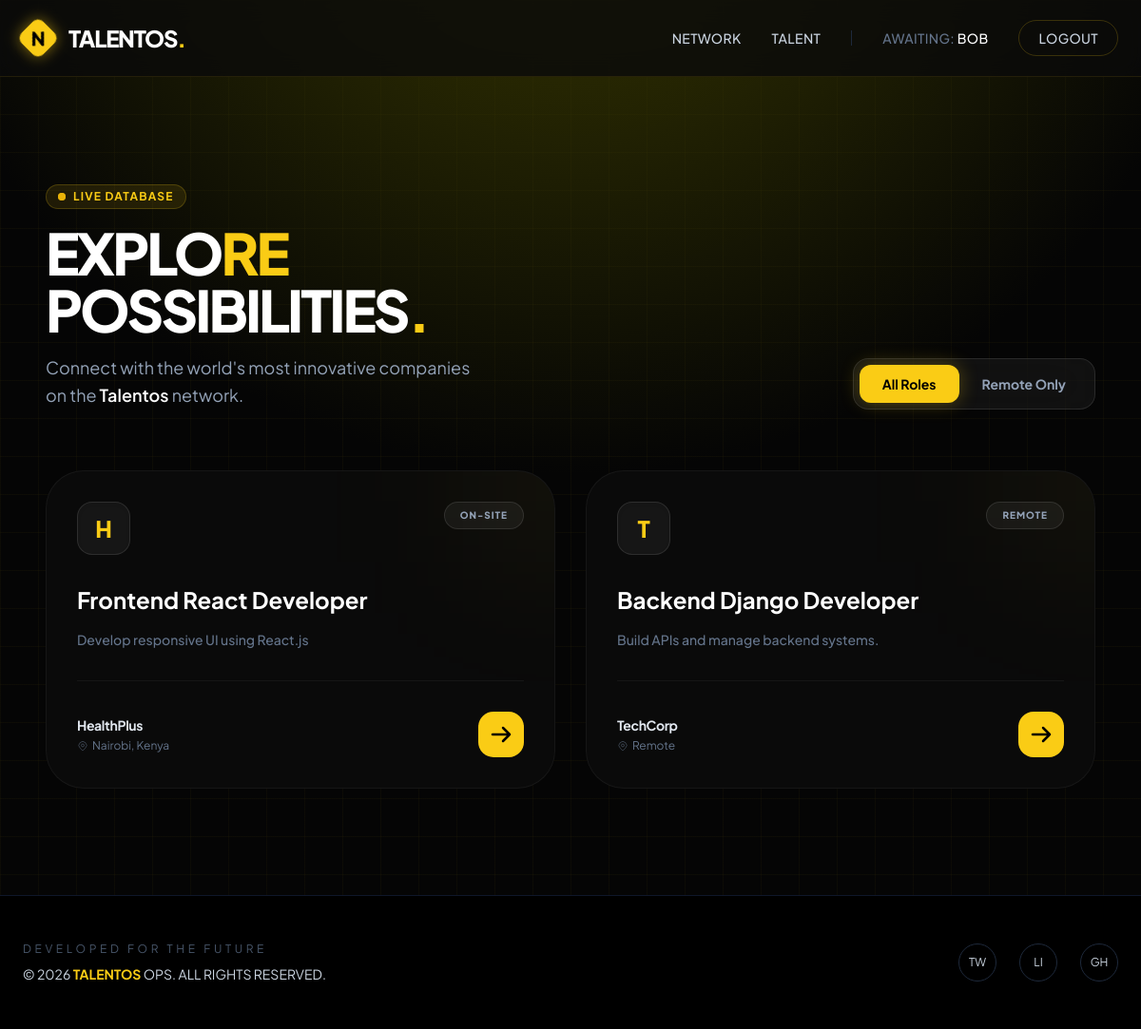
Page /jobs/ (signed in) on the committed database.
### members/models.py (models this page shows, shortened)
class User(AbstractUser):
    email = models.EmailField(unique=True)
    USERNAME_FIELD = "email"
    REQUIRED_FIELDS = ["username"]

class Organization(models.Model):
    name = models.CharField(max_length=255)
    slug = models.SlugField(unique=True)
    description = models.TextField(blank=True)
    website = models.URLField(blank=True)
    created_at = models.DateTimeField(auto_now_add=True)

### jobs/models.py (models this page shows, shortened)
class Job(models.Model):
    organization = models.ForeignKey(
        Organization,
        on_delete=models.CASCADE,
        related_name="jobs"
    )
    title = models.CharField(max_length=255)
    description = models.TextField()
    LOCATION_CHOICES = [
        ("remote", "Remote"),
        ("onsite", "On-site"),
        ("hybrid", "Hybrid"),
    ]
    location_type = models.CharField(
        max_length=20,
        choices=LOCATION_CHOICES
    )
    location = models.CharField(max_length=255, blank=True)
    is_active = models.BooleanField(default=True)
    created_at = models.DateTimeField(auto_now_add=True)
    expires_at = models.DateTimeField(null=True, blank=True)

### jobs/views.py (the view)
# urls.py: path('', views.job_list, name='job_list'),                 # /jobs/ -> list all jobs
def job_list(request):
    jobs = Job.objects.all().order_by('-created_at')
    return render(request, "jobs/job_list.html", {"jobs": jobs})

### jobs/templates/jobs/job_list.html (shortened to what this page needs)
{% extends "members/base.html" %}
{% block content %}
<div class="max-w-7xl mx-auto px-6 py-16">
    <div class="flex flex-col lg:flex-row lg:items-end justify-between mb-16 gap-8">
        <div class="space-y-4">
            <div class="inline-flex items-center gap-2 px-3 py-1 rounded-full bg-yellow-400/10 border border-yellow-400/20 text-yellow-400 text-xs font-bold uppercase tracking-widest">
                <span class="relative flex h-2 w-2">
                    <span class="relative inline-flex rounded-full h-2 w-2 bg-yellow-500"></span>
                </span>
                Live Database
            </div>
            <h1 class="text-5xl md:text-6xl font-black text-white tracking-tighter">
                EXPLO<span class="text-yellow-400">RE</span><br/>POSSIBILITIES<span class="text-yellow-400">.</span>
            </h1>
            <p class="text-slate-400 max-w-md text-lg leading-relaxed">
                Connect with the world's most innovative companies on the <span class="text-white font-semibold">Talentos</span> network.
            </p>
        </div>
        <div class="flex p-1.5 bg-white/5 backdrop-blur-xl border border-white/10 rounded-2xl">
            <button class="px-6 py-2.5 bg-yellow-400 text-black rounded-xl text-sm font-bold transition-all shadow-[0_0_20px_rgba(250,204,21,0.3)]">
                All Roles
            </button>
            <button class="px-6 py-2.5 text-slate-400 hover:text-white rounded-xl text-sm font-bold transition-all">
                Remote Only
            </button>
        </div>
    </div>
    <div class="grid grid-cols-1 md:grid-cols-2 xl:grid-cols-3 gap-8">
        {% for job in jobs %}
        <div class="group relative bg-[#0A0A0A] border border-white/5 rounded-[2.5rem] p-8 transition-all duration-500 hover:border-yellow-400/50 hover:bg-[#111111] overflow-hidden">
            <div class="absolute -top-24 -right-24 h-48 w-48 bg-yellow-400/5 blur-[80px] group-hover:bg-yellow-400/10 transition-all duration-500"></div>
            <div class="flex justify-between items-start mb-8 relative z-10">
                <div class="h-14 w-14 rounded-2xl bg-white/5 border border-white/10 flex items-center justify-center text-yellow-400 font-black text-2xl group-hover:scale-110 group-hover:border-yellow-400/30 transition-all duration-500 shadow-inner">
                    {{ job.organization.name|slice:":1" }}
                </div>
                <div class="px-4 py-1.5 rounded-full bg-white/5 border border-white/10 text-[10px] font-black uppercase tracking-widest text-slate-400 group-hover:text-yellow-400 group-hover:border-yellow-400/20 transition-all">
                    {{ job.get_location_type_display }}
                </div>
            </div>
            <div class="space-y-4 relative z-10">
                <h3 class="text-2xl font-bold text-white leading-tight group-hover:text-yellow-400 transition-colors">
                    {{ job.title }}
                </h3>
                <p class="text-slate-500 text-sm leading-relaxed line-clamp-2 font-medium">
                    {{ job.description|truncatechars:110 }}
                </p>
            </div>
            <div class="mt-8 pt-8 border-t border-white/5 flex items-center justify-between relative z-10">
                <div class="flex flex-col">
                    <span class="text-sm font-bold text-slate-200 tracking-tight">{{ job.organization.name }}</span>
                    <span class="text-xs text-slate-500 mt-1 flex items-center gap-1">
                        <svg class="w-3 h-3" fill="none" stroke="currentColor" viewBox="0 0 24 24"><path d="M17.657 16.657L13.414 20.9a1.998 1.998 0 01-2.827 0l-4.244-4.243a8 8 0 1111.314 0z"></path><path d="M15 11a3 3 0 11-6 0 3 3 0 016 0z"></path></svg>
                        {{ job.location }}
                    </span>
                </div>
                <a href="{% url 'job_detail' job.id %}"
                   class="flex items-center justify-center h-12 w-12 rounded-2xl bg-yellow-400 text-black transform transition-all duration-500 group-hover:rotate-[360deg] group-hover:shadow-[0_0_25px_rgba(250,204,21,0.4)]">
                    <svg xmlns="http://www.w3.org/2000/svg" class="h-6 w-6" fill="none" viewBox="0 0 24 24" stroke="currentColor" stroke-width="2.5">
                        <path stroke-linecap="round" stroke-linejoin="round" d="M14 5l7 7m0 0l-7 7m7-7H3" />
                    </svg>
                </a>
            </div>
        </div>
        {% endfor %}
    </div>
</div>
{% endblock %}

### members/templates/members/base.html (shortened to what this page needs)
<!DOCTYPE html>
<html lang="en" class="scroll-smooth">
<head>
    <script src="https://cdn.tailwindcss.com"></script>
</head>
<body class="text-slate-300 min-h-screen flex flex-col">
    <nav class="glass-nav sticky top-0 z-50">
        <div class="max-w-7xl mx-auto px-6 h-20 flex justify-between items-center">
            <div class="flex items-center gap-2">
                <div class="h-8 w-8 bg-yellow-400 rounded-lg rotate-45 flex items-center justify-center shadow-[0_0_15px_rgba(250,204,21,0.5)]">
                    <div class="-rotate-45 text-black font-black text-xl">N</div>
                </div>
                <a href="{% url 'home' %}" class="group flex items-center no-underline">
                    <h1 class="text-2xl font-extrabold tracking-tighter text-white ml-2 transition-all group-hover:opacity-80">
                        TALENTOS<span class="text-yellow-400 group-hover:animate-pulse">.</span>
                    </h1>
                </a>
            </div>
            <div class="hidden md:flex items-center gap-8 text-sm font-medium tracking-wide">
                <a href="{% url 'dashboard' %}" class="hover:text-yellow-400 transition-colors uppercase">Network</a>
                <a href="#" class="hover:text-yellow-400 transition-colors uppercase">Talent</a>
                {% if user.is_authenticated %}
                    <span class="text-slate-500 uppercase">Awaiting: <span class="text-white">{{ user.username }}</span></span>
                    <form method="post" action="{% url 'logout' %}" style="display:inline;">
                        <button type="submit" class="border border-yellow-400/20 px-5 py-2 rounded-full hover:bg-yellow-400 hover:text-black transition-all">
                            LOGOUT
                        </button>
                    </form>
                {% else %}
                    <a href="{% url 'login' %}" class="hover:text-yellow-400 transition-colors uppercase">Access</a>
                    <a href="{% url 'signup' %}" class="btn-yellow text-black px-6 py-2.5 rounded-full font-bold uppercase tracking-wider">Join TALENTOS</a>
                {% endif %}
            </div>
        </div>
    </nav>
    <main class="flex-grow">
        <div class="max-w-7xl mx-auto px-6 py-12">
            {% block content %}{% endblock %}
        </div>
    </main>
    <footer class="border-t border-slate-900 bg-black py-12">
        <div class="max-w-7xl mx-auto px-6 flex flex-col md:flex-row justify-between items-center gap-8">
            <div class="text-center md:text-left">
                <p class="text-xs uppercase tracking-[0.3em] text-slate-600 mb-2">Developed for the Future</p>
                <p class="text-sm">&copy; 2026 <span class="text-yellow-400 font-bold">TALENTOS</span> OPS. ALL RIGHTS RESERVED.</p>
            </div>
            <div class="flex gap-6">
                <div class="h-10 w-10 border border-slate-800 rounded-full flex items-center justify-center hover:border-yellow-400 transition-colors cursor-pointer">
                    <span class="text-xs">TW</span>
                </div>
                <div class="h-10 w-10 border border-slate-800 rounded-full flex items-center justify-center hover:border-yellow-400 transition-colors cursor-pointer">
                    <span class="text-xs">LI</span>
                </div>
                <div class="h-10 w-10 border border-slate-800 rounded-full flex items-center justify-center hover:border-yellow-400 transition-colors cursor-pointer">
                    <span class="text-xs">GH</span>
                </div>
            </div>
        </div>
    </footer>
</body>
</html>

### members/templates/members/base.html (style rules this page uses)
body { font-family: 'Plus Jakarta Sans', sans-serif; background-color: #050505; background-image: radial-gradient(circle at 50% -20%, #3e3e00 0%, transparent 50%), linear-gradient(rgba(250, 204, 21, 0.03) 1px, transparent 1px), linear-gradient(90deg, rgba(250, 204, 21, 0.03) 1px, transparent 1px); background-size: 100% 100%, 40px 40px, 40px 40px; }
.glass-nav { background: rgba(10, 10, 10, 0.8); backdrop-filter: blur(12px); border-bottom: 1px solid rgba(250, 204, 21, 0.1); }

### rows in the picture
User: username "BOB"
Job: organization.name "H", location_type "ON-SITE", title "Frontend React Developer", description "Develop responsive UI using React.js", organization.name "HealthPlus", location "Nairobi, Kenya"
Job: organization.name "T", location_type "REMOTE", title "Backend Django Developer", description "Build APIs and manage backend systems.", organization.name "TechCorp", location "Remote"
